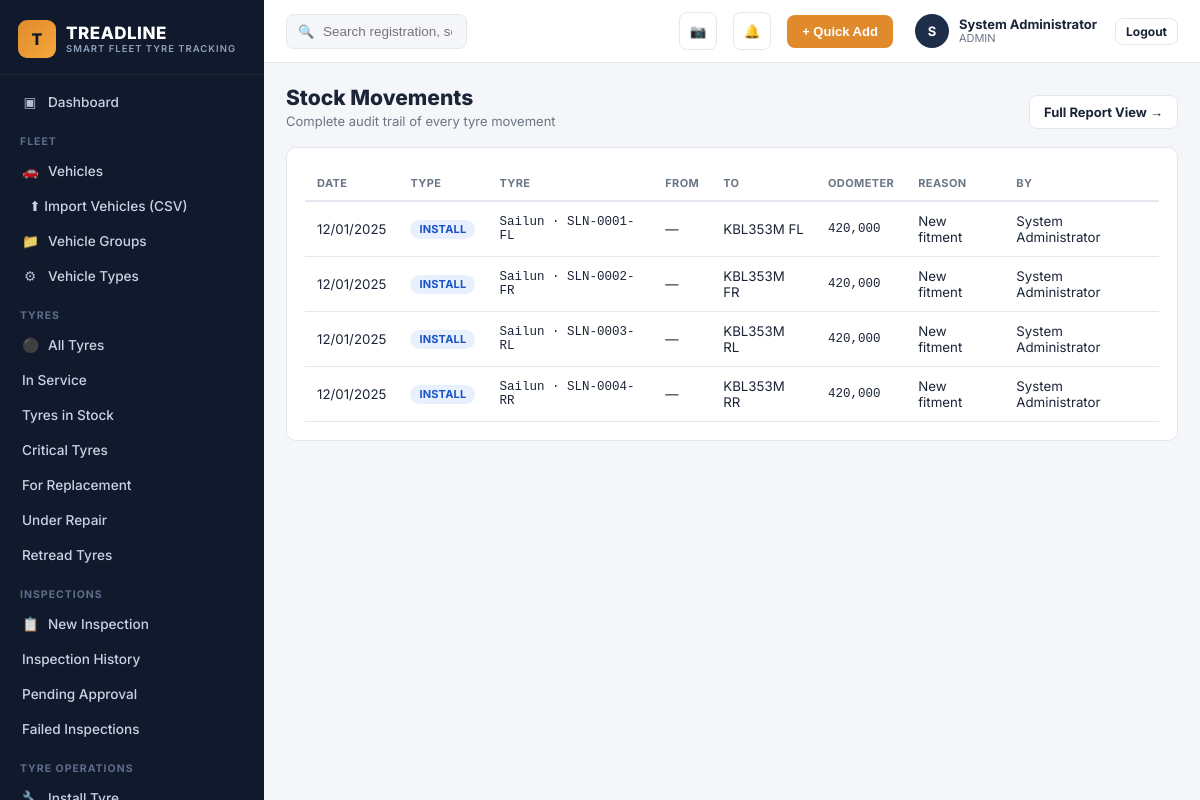
Page /stock_movements.php (signed in) on the committed database.
### tables this page shows
CREATE TABLE users (
    id INT AUTO_INCREMENT PRIMARY KEY,
    full_name VARCHAR(150) NOT NULL,
    username VARCHAR(100) UNIQUE NOT NULL,
    email VARCHAR(150) UNIQUE,
    password_hash VARCHAR(255) NOT NULL,
    role_id INT NOT NULL,
    branch_id INT NULL,
    phone VARCHAR(30),
    status ENUM('ACTIVE','SUSPENDED') DEFAULT 'ACTIVE',
    remember_token VARCHAR(255) NULL,
    reset_token VARCHAR(255) NULL,
    reset_expires DATETIME NULL,
    last_login DATETIME NULL,
    created_at DATETIME DEFAULT CURRENT_TIMESTAMP,
    FOREIGN KEY (role_id) REFERENCES roles(id)
);

CREATE TABLE roles (
    id INT AUTO_INCREMENT PRIMARY KEY,
    name VARCHAR(50) UNIQUE NOT NULL,
    description VARCHAR(255)
);

CREATE TABLE tyre_movements (
    id INT AUTO_INCREMENT PRIMARY KEY,
    tyre_id INT NOT NULL,
    movement_type ENUM('INSTALL','ROTATE','TRANSFER','REMOVE','STOCK_IN') NOT NULL,
    from_vehicle_id INT NULL,
    from_position VARCHAR(10) NULL,
    to_vehicle_id INT NULL,
    to_position VARCHAR(10) NULL,
    odometer INT NULL,
    movement_date DATE NOT NULL DEFAULT (CURRENT_DATE),
    reason VARCHAR(150),
    notes TEXT,
    performed_by INT,
    created_at DATETIME DEFAULT CURRENT_TIMESTAMP,
    FOREIGN KEY (tyre_id) REFERENCES tyres(id),
    FOREIGN KEY (from_vehicle_id) REFERENCES vehicles(id),
    FOREIGN KEY (to_vehicle_id) REFERENCES vehicles(id),
    FOREIGN KEY (performed_by) REFERENCES users(id)
);

CREATE TABLE tyres (
    id INT AUTO_INCREMENT PRIMARY KEY,
    serial_number VARCHAR(100) UNIQUE NOT NULL,
    branding_code VARCHAR(100),
    brand VARCHAR(80) NOT NULL,
    model VARCHAR(80),
    size VARCHAR(30) NOT NULL,
    type ENUM('NEW','RETREAD','USED') DEFAULT 'NEW',
    new_tread_mm DECIMAL(4,1) NOT NULL DEFAULT 8.0,
    recommended_psi DECIMAL(5,1) NOT NULL DEFAULT 32.0,
    load_rating VARCHAR(20),
    speed_rating VARCHAR(10),
    purchase_date DATE,
    supplier_id INT,
    purchase_price DECIMAL(12,2) DEFAULT 0,
    warranty_info VARCHAR(150),
    expected_mileage INT DEFAULT 60000,
    expected_lifespan_days INT DEFAULT 730,
    storage_location VARCHAR(100),
     
    status ENUM('STOCK','IN_SERVICE','UNDER_REPAIR','RETREAD','REMOVED','SCRAP') DEFAULT 'STOCK',
     
    current_vehicle_id INT NULL,
    current_position VARCHAR(10) NULL,
    current_tread_mm DECIMAL(4,1) NULL,
    current_psi DECIMAL(5,1) NULL,
    install_odometer INT NULL,
    total_repairs INT DEFAULT 0,
    total_retreads INT DEFAULT 0,
    date_added DATE DEFAULT (CURRENT_DATE),
    created_at DATETIME DEFAULT CURRENT_TIMESTAMP,
    updated_at DATETIME DEFAULT CURRENT_TIMESTAMP ON UPDATE CURRENT_TIMESTAMP,
    FOREIGN KEY (supplier_id) REFERENCES suppliers(id),
    FOREIGN KEY (current_vehicle_id) REFERENCES vehicles(id)
);

CREATE TABLE vehicles (
    id INT AUTO_INCREMENT PRIMARY KEY,
    plate_number VARCHAR(30) UNIQUE NOT NULL,
    fleet_number VARCHAR(30),
    vehicle_type_id INT NOT NULL,
    make VARCHAR(60),
    model VARCHAR(60),
    year YEAR,
    vin VARCHAR(60),
    branch_id INT NOT NULL,
    department VARCHAR(100),
    driver_name VARCHAR(150),
    current_mileage INT DEFAULT 0,
    mileage_reading_date DATE,
    status ENUM('ACTIVE','MAINTENANCE','OUT_OF_SERVICE','SOLD','ARCHIVED') DEFAULT 'ACTIVE',
    spare_count INT NOT NULL DEFAULT 1,
    towed_by_vehicle_id INT NULL COMMENT 'For trailers: the truck/prime mover that tows this trailer, if any',
    photo VARCHAR(255),
    date_added DATE DEFAULT (CURRENT_DATE),
    created_at DATETIME DEFAULT CURRENT_TIMESTAMP,
    FOREIGN KEY (vehicle_type_id) REFERENCES vehicle_types(id),
    FOREIGN KEY (branch_id) REFERENCES branches(id),
    FOREIGN KEY (towed_by_vehicle_id) REFERENCES vehicles(id)
);

### includes/functions.php (called while the page is built, shortened)
<?php
function current_user(): ?array {
    static $cache = null;
    if ($cache !== null) return $cache;
    $stmt = db()->prepare("SELECT u.*, r.name AS role_name, b.name AS branch_name
                           FROM users u JOIN roles r ON u.role_id = r.id
                           LEFT JOIN branches b ON u.branch_id = b.id
                           WHERE u.id = ?");
    $stmt->execute([$_SESSION['user_id']]);
    $cache = $stmt->fetch() ?: null;
    return $cache;
}
function e(?string $s): string { return htmlspecialchars($s ?? '', ENT_QUOTES, 'UTF-8'); }
function fmt_date(?string $d, string $fmt = 'd/m/Y'): string {
    $ts = strtotime($d);
    return $ts ? date($fmt, $ts) : '—';
}

### config/db.php (called while the page is built, shortened)
<?php
function db(): PDO {
    static $pdo = null;
    if ($pdo === null) {
        try {
            $pdo = new PDO(
                "mysql:host=" . DB_HOST . ";dbname=" . DB_NAME . ";charset=utf8mb4",
                DB_USER,
                DB_PASS,
                [
                    PDO::ATTR_ERRMODE => PDO::ERRMODE_EXCEPTION,
                    PDO::ATTR_DEFAULT_FETCH_MODE => PDO::FETCH_ASSOC,
                    PDO::ATTR_EMULATE_PREPARES => false,
                ]
            );
        } catch (PDOException $e) {
            http_response_code(500);
            die('<h2>Database connection failed</h2><p>' . htmlspecialchars($e->getMessage()) . '</p><p>Check <code>config/db.php</code> and run <code>sql/schema.sql</code> first. See README.md.</p>');
        }
    }
    return $pdo;
}

### stock_movements.php (the view, shortened to what this page needs)
<?php
$moves = db()->query("SELECT m.*, t.serial_number, t.brand, fv.plate_number AS from_plate, tv.plate_number AS to_plate
  FROM tyre_movements m JOIN tyres t ON t.id=m.tyre_id
  LEFT JOIN vehicles fv ON fv.id=m.from_vehicle_id LEFT JOIN vehicles tv ON tv.id=m.to_vehicle_id
  ORDER BY m.created_at DESC LIMIT 300")->fetchAll();
include __DIR__ . '/includes/head.php';
include __DIR__ . '/includes/sidebar.php';
?>
<div class="tl-main">
<?php include __DIR__ . '/includes/topbar.php'; ?>
<div class="tl-content">
  <div class="tl-page-head"><div><h1>Stock Movements</h1><div class="sub">Complete audit trail of every tyre movement</div></div>
  <a class="btn btn-outline" href="report_view.php?type=movements">Full Report View →</a></div>
  <div class="tl-card">
    <table class="tl-table">
      <thead><tr><th>Date</th><th>Type</th><th>Tyre</th><th>From</th><th>To</th><th>Odometer</th><th>Reason</th><th>By</th></tr></thead>
      <tbody>
      <?php foreach ($moves as $m): ?>
        <tr>
          <td><?= fmt_date($m['movement_date']) ?></td>
          <td><span class="badge badge-info"><?= $m['movement_type'] ?></span></td>
          <td class="mono"><?= e($m['brand'].' · '.$m['serial_number']) ?></td>
          <td><?= e(trim(($m['from_plate']??'').' '.($m['from_position']??''))) ?: '—' ?></td>
          <td><?= e(trim(($m['to_plate']??'').' '.($m['to_position']??''))) ?: '—' ?></td>
          <td class="mono"><?= $m['odometer']?number_format($m['odometer']):'—' ?></td>
          <td><?= e($m['reason']) ?></td>
          <td><?php $uu=db()->prepare("SELECT full_name FROM users WHERE id=?"); $uu->execute([$m['performed_by']]); echo e($uu->fetch()['full_name'] ?? '—'); ?></td>
        </tr>
      <?php endforeach; if (!$moves): ?><tr><td colspan="8" class="text-muted" style="text-align:center;padding:30px;">No movements recorded yet.</td></tr><?php endif; ?>
      </tbody>
    </table>
  </div>
</div>
</div>
<?php include __DIR__ . '/includes/foot.php'; ?>

### includes/topbar.php (shortened to what this page needs)
<?php
$__u = current_user();
?>
<header class="tl-topbar">
  <form class="tl-search" action="search.php" method="get">
    <span class="ic">&#128269;</span>
    <input type="text" name="q" placeholder="Search registration, serial, branding code..." value="<?= e($_GET['q'] ?? '') ?>">
  </form>
  <button class="tl-icon-btn" title="Scan Tyre" onclick="location.href='scan.php'">&#128247;</button>
  <button class="tl-icon-btn" title="Notifications" onclick="location.href='alerts.php'">
    &#128276;
  </button>
  <button class="btn btn-accent" onclick="location.href='quick_add.php'">+ Quick Add</button>
  <div class="tl-profile">
    <div class="tl-avatar"><?= e(strtoupper(substr($__u['full_name'] ?? 'U',0,1))) ?></div>
    <div>
      <div class="name"><?= e($__u['full_name'] ?? '') ?></div>
      <div class="role"><?= e($__u['role_name'] ?? '') ?><?= !empty($__u['branch_name']) ? ' · '.e($__u['branch_name']) : '' ?></div>
    </div>
    <a href="logout.php" class="btn btn-outline btn-sm" style="margin-left:8px;">Logout</a>
  </div>
</header>

### assets/css/style.css (style rules this page uses)
:root { --tl-navy:#101a2c; --tl-navy-2:#16233b; --tl-navy-3:#1d2d4a; --tl-accent:#e08a2c; --tl-accent-2:#f5a83c; --tl-green:#2f9e5b; --tl-red:#dc3545; --tl-amber:#e69138; --tl-blue:#2f6fed; --tl-bg:#f4f6f9; --tl-card:#ffffff; --tl-border:#e4e8ee; --tl-text:#1c2537; --tl-text-muted:#6b7686; --radius:10px; font-size:15px; }
* { box-sizing:border-box; }
body { margin:0; background:var(--tl-bg); color:var(--tl-text); font-family:'Inter','Segoe UI',Roboto,Helvetica,Arial,sans-serif; -webkit-font-smoothing:antialiased; }
.tl-main { flex:1; min-width:0; display:flex; flex-direction:column; }
.tl-topbar { background:#fff; border-bottom:1px solid var(--tl-border); padding:12px 22px; display:flex; align-items:center; gap:16px; position:sticky; top:0; z-index:30; }
.tl-search { flex:1; max-width:420px; position:relative; }
.tl-search input { width:100%; padding:9px 14px 9px 36px; border-radius:8px; border:1px solid var(--tl-border); background:var(--tl-bg); font-size:13.5px; }
.tl-search .ic { position:absolute; left:12px; top:50%; transform:translateY(-50%); color:var(--tl-text-muted); font-size:13px; }
.tl-icon-btn { width:38px; height:38px; border-radius:8px; border:1px solid var(--tl-border); background:#fff; display:flex; align-items:center; justify-content:center; position:relative; cursor:pointer; color:var(--tl-text); }
.tl-profile { display:flex; align-items:center; gap:10px; padding-left:6px; }
.tl-avatar { width:34px; height:34px; border-radius:50%; background:var(--tl-navy-3); color:#fff; display:flex; align-items:center; justify-content:center; font-weight:700; font-size:13px; }
.tl-profile .name { font-size:13px; font-weight:700; line-height:1.1; }
.tl-profile .role { font-size:11px; color:var(--tl-text-muted); }
.tl-content { padding:22px; flex:1; }
.tl-page-head { display:flex; align-items:flex-end; justify-content:space-between; flex-wrap:wrap; gap:12px; margin-bottom:18px; }
.tl-page-head h1 { font-size:21px; margin:0 0 3px; font-weight:800; }
.tl-page-head .sub { color:var(--tl-text-muted); font-size:13px; }
.tl-card { background:var(--tl-card); border:1px solid var(--tl-border); border-radius:var(--radius); padding:18px; }
.badge { display:inline-block; padding:2.5px 9px; border-radius:20px; font-size:11px; font-weight:700; letter-spacing:.2px; }
.badge-info { background:#e8f0fe; color:#1a53c9; }
.tl-table { width:100%; border-collapse:collapse; font-size:13.3px; }
.tl-table th { text-align:left; font-size:11px; text-transform:uppercase; letter-spacing:.4px; color:var(--tl-text-muted); padding:10px 12px; border-bottom:2px solid var(--tl-border); font-weight:700; }
.tl-table td { padding:11px 12px; border-bottom:1px solid var(--tl-border); vertical-align:middle; }
.tl-table .mono { font-family:'SFMono-Regular',Consolas,monospace; font-size:12.5px; }
.btn { display:inline-flex; align-items:center; gap:6px; border-radius:8px; padding:8px 14px; font-size:13px; font-weight:700; cursor:pointer; border:1px solid transparent; }
.btn-accent { background:var(--tl-accent); color:#fff; }
.btn-outline { background:#fff; border:1px solid var(--tl-border); color:var(--tl-text); }
.btn-sm { padding:5px 10px; font-size:12px; }

### rows in the picture
users: full_name "S", full_name "System Administrator", role.name "ADMIN"
tyre_movements: movement_date "12/01/2025", movement_type "INSTALL", tyre.serial_number "Sailun · SLN-0001-FL", from_position "—", to_vehicle+to_position "KBL353M FL", odometer "420,000", reason "New fitment", performed_by.full_name "System Administrator"
tyre_movements: movement_date "12/01/2025", movement_type "INSTALL", tyre.serial_number "Sailun · SLN-0002-FR", from_position "—", to_vehicle+to_position "KBL353M FR", odometer "420,000", reason "New fitment", performed_by.full_name "System Administrator"
tyre_movements: movement_date "12/01/2025", movement_type "INSTALL", tyre.serial_number "Sailun · SLN-0003-RL", from_position "—", to_vehicle+to_position "KBL353M RL", odometer "420,000", reason "New fitment", performed_by.full_name "System Administrator"
tyre_movements: movement_date "12/01/2025", movement_type "INSTALL", tyre.serial_number "Sailun · SLN-0004-RR", from_position "—", to_vehicle+to_position "KBL353M RR", odometer "420,000", reason "New fitment", performed_by.full_name "System Administrator"
